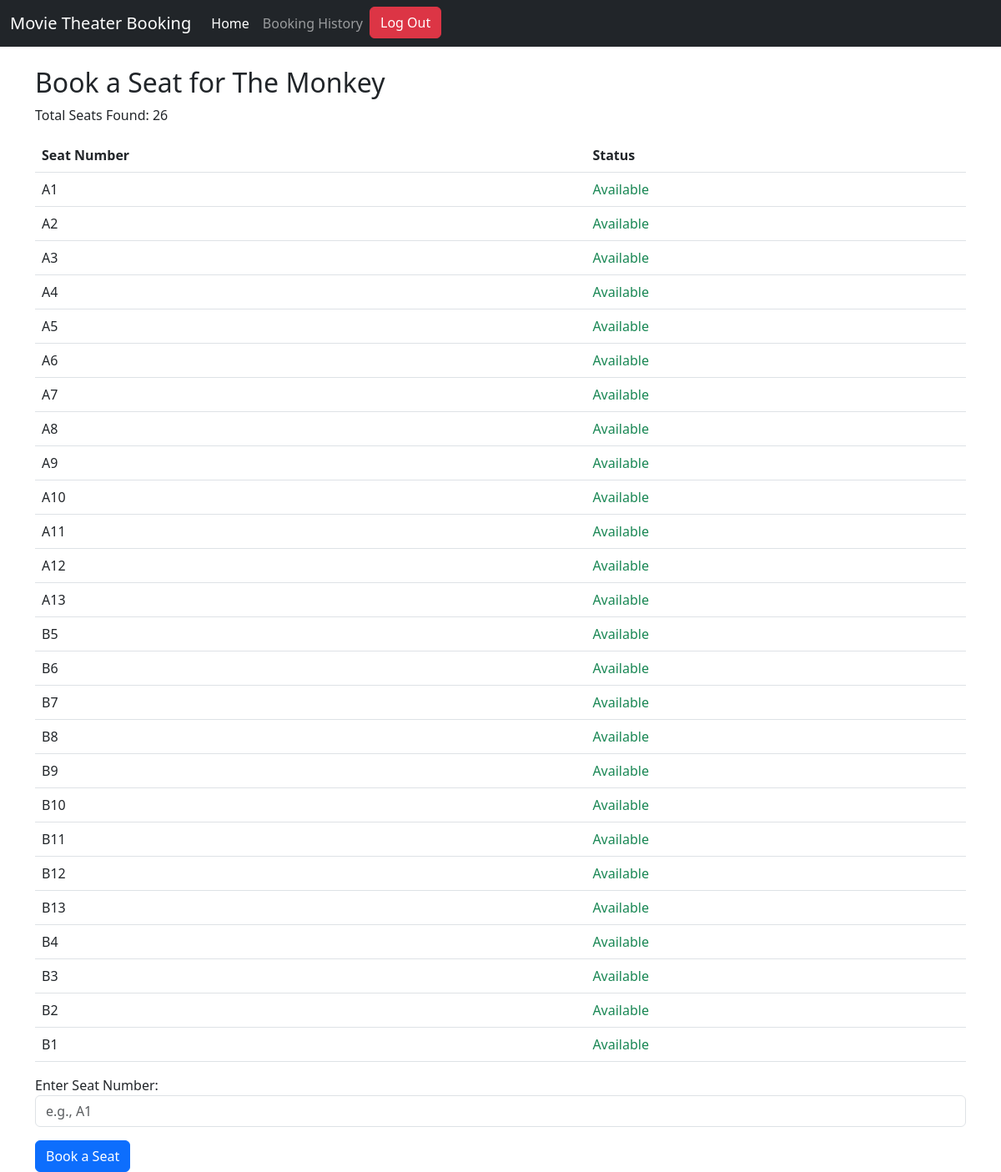
The app's page /book_seat/2/ with its own data.
### bookings/models.py (models this page shows, shortened)
class Movie(models.Model):
    title = models.CharField(max_length=255)
    description = models.TextField()
    release_date = models.DateField()
    duration = models.IntegerField()

class Seat(models.Model):
    seat_num = models.CharField(max_length=30, unique=True)
    is_booked = models.BooleanField(default=False)

### bookings/views.py (the view)
# urls.py: path('book_seat/<int:movie_id>/', book_seat, name='book_seat'),
def book_seat(request, movie_id):
    movie = get_object_or_404(Movie, id=movie_id)
    seats = Seat.objects.all()   #Get all seat objects
    return render(request, 'bookings/seat_booking.html', {
        'movie': movie,
        'seats': seats
    })

### bookings/templates/bookings/seat_booking.html (shortened to what this page needs)
{% extends 'bookings/base.html' %}
{% block content %}
<h2>Book a Seat for {{ movie.title }}</h2>
<p>Total Seats Found: {{ seats|length }}</p>
<table class="table">
    <thead>
        <tr>
            <th>Seat Number</th>
            <th>Status</th>
        </tr>
    </thead>
    <tbody>
        {% for seat in seats %}
        <tr>
            <td>{{ seat.seat_num }}</td>
            <td>
                {% if seat.is_booked %}
                    <span class="text-danger">Booked</span>
                {% else %}
                    <span class="text-success">Available</span>
                {% endif %}
            </td>
        </tr>
        {% endfor %}
    </tbody>
</table>
<form method="POST" action="{% url 'confirm_booking' movie.id %}">
    <label for="seat_num">Enter Seat Number:</label>
    <input type="text" name="seat_num" id="seat_num" required class="form-control mb-3" placeholder="e.g., A1">
    <button type="submit" class="btn btn-primary">Book a Seat</button>
</form>
{% endblock %}

### records on screen
Movie: title "The Monkey"
Seat: seat_num "A1", is_booked "Available"
Seat: seat_num "A2", is_booked "Available"
Seat: seat_num "A3", is_booked "Available"
Seat: seat_num "A4", is_booked "Available"
Seat: seat_num "A5", is_booked "Available"
Seat: seat_num "A6", is_booked "Available"
Seat: seat_num "A7", is_booked "Available"
Seat: seat_num "A8", is_booked "Available"
Seat: seat_num "A9", is_booked "Available"
Seat: seat_num "A10", is_booked "Available"
Seat: seat_num "A11", is_booked "Available"
Seat: seat_num "A12", is_booked "Available"
Seat: seat_num "A13", is_booked "Available"
Seat: seat_num "B5", is_booked "Available"
Seat: seat_num "B6", is_booked "Available"
Seat: seat_num "B7", is_booked "Available"
Seat: seat_num "B8", is_booked "Available"
Seat: seat_num "B9", is_booked "Available"
Seat: seat_num "B10", is_booked "Available"
Seat: seat_num "B11", is_booked "Available"
Seat: seat_num "B12", is_booked "Available"
Seat: seat_num "B13", is_booked "Available"
Seat: seat_num "B4", is_booked "Available"
Seat: seat_num "B3", is_booked "Available"
Seat: seat_num "B2", is_booked "Available"
Seat: seat_num "B1", is_booked "Available"

### other values on screen
{{ seats|length }} "26"
